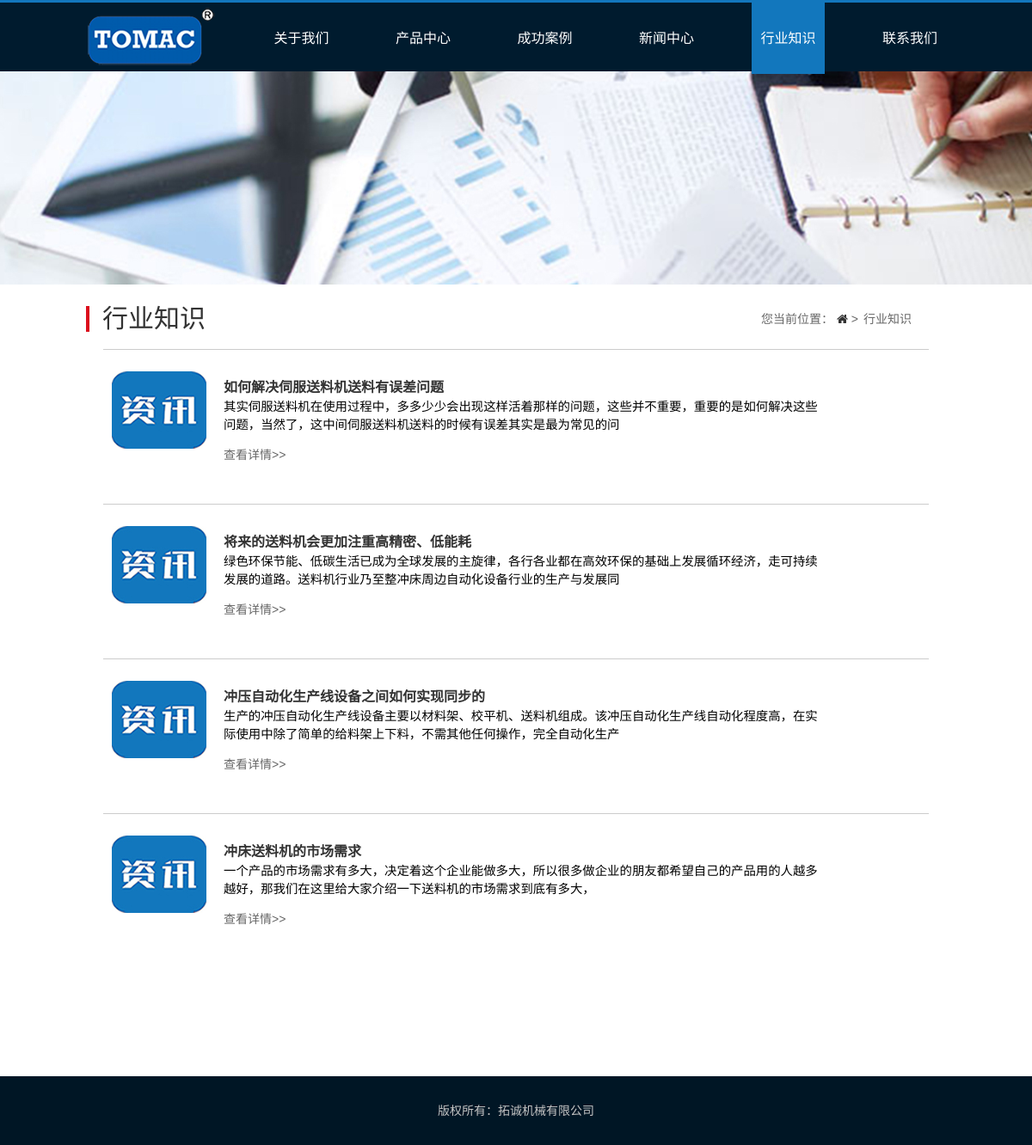
/knowledge, run on the app's committed database.
### toptran/models.py (models this page shows, shortened)
@python_2_unicode_compatible
class Knowledge(models.Model):
	image = FilerImageField(null=True,blank=True,related_name='knowledge_image')
	title = models.CharField(max_length=200)
	body = RichTextField(blank=True,null=True,verbose_name="body")
	pub_date = models.DateTimeField(default=timezone.now)
	views = models.PositiveIntegerField(default=0)
	class Meta():
		ordering = ['-pub_date']
	def get_absolute_url(self):
		return reverse('toptran:knowledgedetail', kwargs={'pk': self.pk})

### toptran/views.py (the view, shortened to what this page needs)
# urls.py: url(r'^knowledge$', views.KnowledgeView.as_view(), name='knowledge'),
class KnowledgeView(ListView):
	model = Knowledge
	template_name = 'toptran/knowledge.html'
	context_object_name = 'knowledge_list'
	paginate_by = 10
	def get_context_data(self, **kwargs):
		context = super().get_context_data(**kwargs)
		paginator = context.get('paginator')
		page = context.get('page_obj')
		is_paginated = context.get('is_paginated')
		pagination_data = self.pagination_data(paginator, page, is_paginated)
		context.update(pagination_data)
		return context
	def pagination_data(self, paginator, page, is_paginated):
		if not is_paginated:
			return {}

### templates/toptran/knowledge.html (shortened to what this page needs)
{% extends 'toptran/base.html' %}
{% load staticfiles %}
{% block title %}
    <link rel="stylesheet" type="text/css" href="{% static 'index.css' %}">
  <link rel="stylesheet" type="text/css" href="{% static 'css/knowledge.css' %}">
  <link rel="stylesheet" type="text/css" href="{% static 'css/base.css' %}">
<link href="http://cdn.bootcss.com/font-awesome/4.7.0/css/font-awesome.min.css" rel="stylesheet">
{% endblock %}
{% block content %}
<div class="header">
    <nav>
        <ul>
           <li><a href="{% url 'toptran:index' %}"><div><img src="{% static 'img/LOGO.png' %}"></div></a></li>
           <li class="nav"><a href="{% url 'toptran:about' %}">关于我们</a></li>
           <li class="nav"><a href="{% url 'toptran:product_list' %}">产品中心</a></li>
           <li class="nav"><a href="{% url 'toptran:case' %}">成功案例</a></li>
           <li class="nav"><a href="{% url 'toptran:news' %}">新闻中心</a></li>
           <li class="cont"><a href="{% url 'toptran:knowledge' %}">行业知识</a></li>
           <li class="nav"><a href="{% url 'toptran:contact' %}">联系我们</a></li>
        </ul>
  </nav>
</div>
<div class="news">
            <div class="mbx_nav">
                <p>行业知识
                  <span>您当前位置：
                      <a href="{% url 'toptran:index' %}">
                        <i class="fa fa-home heading-icon" aria-hidden="true"></i></a> >
                        <span>行业知识</span>
                    </span>
                </p>
            </div>
            {% for knowledge in knowledge_list %}
            <div class="dc new_list ">
                      <div class="nl_left">
                          <p><a href="{{ knowledge.get_absolute_url }}"><img src="{% static 'img/news_logo.jpg' %}"></a></p>
                      </div>
                      <br>
                       <br>
                      <div class="nl_right">
                          <p class="new_p1"><a href="{{ knowledge.get_absolute_url }}">{{ knowledge.title }}</a></p>
                            <p style="font-size: 120%;">{{ knowledge.body|truncatechars:80 }}</</p>
                            <p class="new_p2"><a href="{{ knowledge.get_absolute_url }}">查看详情>> </a></p>
                      </div>
            </div>
            {% empty %}
            <div>暂时还没有发布的文章！</div>
            {% endfor %}
</div>
<br>
<br>
<br>
<br>
<br>
<br>
<br>
<br>
<br>
{% endblock %}

### templates/toptran/base.html (shortened to what this page needs)
{% load staticfiles %}
<!DOCTYPE html>
<html lang="zh">
<head>
  {% block title %}
{% endblock %}
</head>
<body>
{% block content %}
{% endblock %}
{% include 'toptran/footer.html' %}
</body>
</html>

### templates/toptran/footer.html (shortened to what this page needs)
{% load staticfiles %}
 {% block footer %}
  <div class="footer">
    <div class="foot">
          <p>版权所有：拓诚机械有限公司
      </p>
        </div>
  </div>
{% endblock %}

### static/index.css (style rules this page uses)
nav ul { height: 80px; border-top:3px solid #1277BD; background-color:#001B2E; display: flex; flex-direction:row; justify-content: space-between; align-items: center; list-style: none; margin:0px; padding: 0px 100px ; }
.nav a:link, .nav a:visited { font-size: 16px; color:white; text-decoration: none; list-style: none; outline:none; }
li { margin:0px 0px; padding: 30px 10px 30px 10px; }
li a:link, li a:visited { outline:none; }
.footer { background:#001625; height:80px; overflow:hidden; }
.foot { width:1000px; text-align: center; color:#c5c4c4; font-size:14px; margin:auto; }
.foot p { line-height:80px; }

### static/css/base.css (style rules this page uses)
body,div,dl,dt,dd,ul,ol,li,h1,h2,h3,h4,h5,h6,pre,form,fieldset,input,textarea,p,blockquote,th,td,img,area,param { margin:0; padding:0; }
html,body { margin:0; padding:0; height: 100%; font-family:arial,黑体,sans-serif; -webkit-text-size-adjust:none; }
ol,ul { padding-left:0; list-style-type:none; list-style:none; }
img { border:none; display:inline-block; vertical-align:middle; }
body { font-size:12px; }

### data on the page
Knowledge: title "如何解决伺服送料机送料有误差问题", body "其实伺服送料机在使用过程中，多多少少会出现这样活着那样的问题，这些并不重要，重要的是如何解决这些问题，当然了，这中间伺服送料机送料的时候有误差其实是最为常见的问"
Knowledge: title "将来的送料机会更加注重高精密、低能耗", body "绿色环保节能、低碳生活已成为全球发展的主旋律，各行各业都在高效环保的基础上发展循环经济，走可持续发展的道路。送料机行业乃至整冲床周边自动化设备行业的生产与发展同"
Knowledge: title "冲压自动化生产线设备之间如何实现同步的", body "生产的冲压自动化生产线设备主要以材料架、校平机、送料机组成。该冲压自动化生产线自动化程度高，在实际使用中除了简单的给料架上下料，不需其他任何操作，完全自动化生产"
Knowledge: title "冲床送料机的市场需求", body "一个产品的市场需求有多大，决定着这个企业能做多大，所以很多做企业的朋友都希望自己的产品用的人越多 越好，那我们在这里给大家介绍一下送料机的市场需求到底有多大，"
